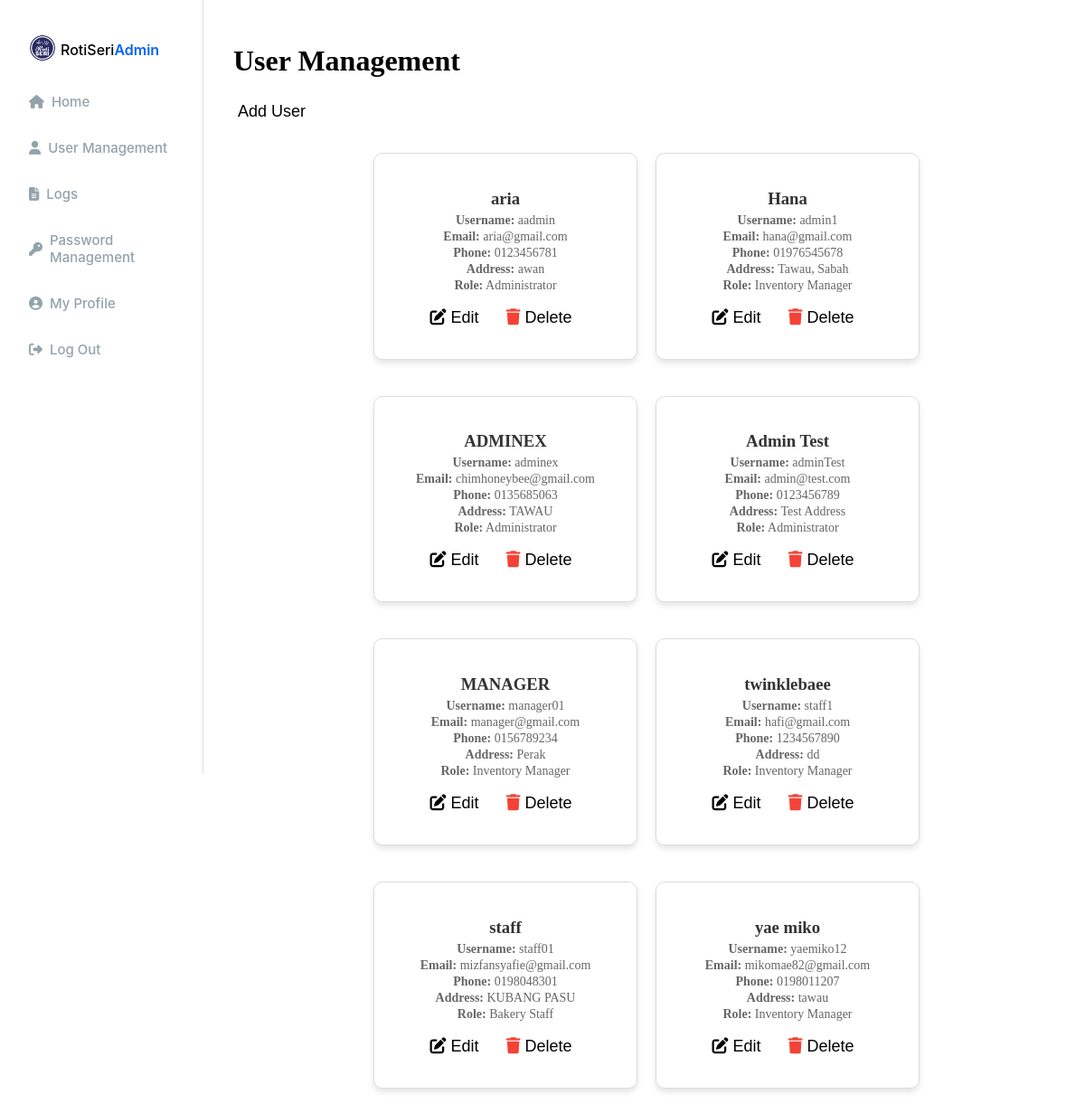
Page /admin_usermanagement.php (signed in) on the committed database.
### tables this page shows
CREATE TABLE `users` (
  `userID` varchar(50) NOT NULL,
  `username` varchar(100) NOT NULL,
  `fullName` varchar(255) NOT NULL,
  `email` varchar(255) NOT NULL,
  `phoneNumber` varchar(20) NOT NULL,
  `address` text NOT NULL,
  `password` varchar(255) NOT NULL,
  `role` enum('Administrator','Inventory Manager','Bakery Staff') NOT NULL,
  `created_at` timestamp NOT NULL DEFAULT current_timestamp()
);

### admin_usermanagement.php (the view, shortened to what this page needs)
<?php
include 'db_connection.php';
$sql_users = "SELECT userID, fullName, username, email, phoneNumber, address, role FROM users";
$result_users = $conn->query($sql_users);
?>
<!DOCTYPE html>
<html lang="en">
<head>
    <link rel="stylesheet" href="admin_dashboard.css">
    <link rel="stylesheet" href="sidebar.css">
    <link rel="stylesheet" href="admin_usermanagement.css">
    <link rel="stylesheet" href="https://cdnjs.cloudflare.com/ajax/libs/font-awesome/6.5.1/css/all.min.css">
</head>
<body>
    <div class="sidebar-container">
        <div class="header-section">
            <div class="company-logo">
                <img src="image/icon/logo.png" class="logo-icon" alt="Company Logo">
                <div class="company-text">
                    <span class="company-name">RotiSeri</span>
                    <span class="company-name2">Admin</span>
                </div>
            </div>
            <nav class="nav-container">
                <a href="admin_dashboard.php" class="nav-item">
                    <i class="fas fa-home"></i>
                    <div class="nav-text">Home</div>
                </a>
                <a href="admin_usermanagement.php" class="nav-item active">
                    <i class="fa fa-user"></i>
                    <div class="nav-text">User Management</div>
                </a>
                <a href="logs.php" class="nav-item">
                    <i class="fas fa-file-alt"></i>
                    <div class="nav-text">Logs</div>
                </a>
                <a href="admin_passmanagement.php" class="nav-item">
                    <i class="fas fa-key"></i>
                    <div class="nav-text">Password Management</div>
                </a>
                <a href="profile.php" class="nav-item">
                    <i class="fas fa-user-circle"></i>
                    <div class="nav-text">My Profile</div>
                </a>
                <a href="logout.php" class="nav-item">
                    <i class="fas fa-sign-out-alt"></i>
                    <div class="nav-text">Log Out</div>
                </a>
            </nav>
        </div>
    </div>
    <div class="main-content">
        <div class="dashboard-header">
            <h1>User Management</h1>
        </div>
        <div class="user-actions">
            <button id="addUserBtn">Add User</button>
        </div>
<div class="user-container" id="userCardsContainer">
    <?php while ($row = $result_users->fetch_assoc()) { ?>
        <div class="user-card">
            <div class="user-info">
                <h3><?php echo htmlspecialchars($row['fullName']); ?></h3>
                <p><strong>Username:</strong> <?php echo htmlspecialchars($row['username']); ?></p>
                <p><strong>Email:</strong> <?php echo htmlspecialchars($row['email']); ?></p>
                <p><strong>Phone:</strong> <?php echo htmlspecialchars($row['phoneNumber']); ?></p>
                <p><strong>Address:</strong> <?php echo htmlspecialchars($row['address']); ?></p>
                <p><strong>Role:</strong> <?php echo htmlspecialchars($row['role']); ?></p>
            </div>
            <div class="user-actions">
                <button class="edit-btn" data-id="<?php echo $row['userID']; ?>" title="Edit User">
                    <i class="fas fa-edit"></i> Edit
                </button>
                <button class="delete-btn" data-id="<?php echo $row['userID']; ?>" title="Delete User">
                    <i class="fas fa-trash"></i> Delete
                </button>
                    </div>
                </div>
            <?php } ?>
        </div>
    </div>
</body>
</html>

### admin_dashboard.css (style rules this page uses)
.main-content { margin-left: 230px; padding: 20px; z-index: 1; }
.dashboard-header { margin-bottom: 20px; }
.user-actions { margin-bottom: 10px; }
.user-actions button { padding: 10px 20px; background-color: #ffffff; color: rgb(0, 0, 0); border: 2px solid #93A3AB; margin-right: 10px; cursor: pointer; font-size: 14px; border-radius: 8px; }
.user-card { background: #fff; border: 1px solid #ddd; padding: 20px; border-radius: 8px; width: calc(25% - 15px); box-shadow: 0 2px 4px rgba(0, 0, 0, 0.1); position: relative; margin-bottom: 20px; }

### sidebar.css (style rules this page uses)
.sidebar-container { justify-content: space-between; background: var(--Main-White, #fff); display: flex; flex-grow: 1; flex-direction: column; width: 160px; height: 100vh; position: fixed; left: 0; top: 0; border-right: 1px solid #ddd; padding: 28px 32px; flex-shrink: 0; z-index: 0; }
.header-section { display: flex; flex-direction: column; width: 100%; justify-content: start; }
.company-logo { display: flex; width: 180px; max-width: 100%; align-items: center; gap: 5px; justify-content: start; padding-top: 10px; }
.logo-icon { width: 30px; height: 30px; object-fit: contain; }
.company-text { display: flex; flex-direction: row; }
.company-name { font: 500 15px 'Inter', sans-serif; font-size: medium; padding-top: 3px; }
.company-name2 { font: 600 15px 'Inter', sans-serif; font-size: medium; color: rgba(5, 97, 252, 1); padding-top: 3px; }
.nav-container { display: flex; margin-top: 35px; flex-direction: column; color: rgba(147, 163, 171, 1); font: 500 15px 'Inter', sans-serif; }
.nav-item { display: flex; align-items: center; gap: 8px; margin-top: 32px; cursor: pointer; color: #93A3AB; text-decoration: none; }
.nav-item:first-child { margin-top: 0; }

### admin_usermanagement.css (style rules this page uses)
.user-container { display: flex; flex-wrap: wrap; gap: 20px; justify-content: center; padding: 20px; }
.user-card { background: #fff; padding: 20px; width: 250px; border-radius: 10px; box-shadow: 0px 4px 6px rgba(0, 0, 0, 0.1); display: flex; flex-direction: column; align-items: center; text-align: center; }
.user-info h3 { color: #333; margin-bottom: 5px; }
.user-info p { color: #666; font-size: 14px; margin: 2px 0; }
.user-actions { display: flex; gap: 10px; margin-top: 10px; }
.user-actions button { background: none; border: none; cursor: pointer; font-size: 18px; padding: 5px; transition: 0.3s ease; }
.user-actions .delete-btn i { color: #F44336; }

### rows in the picture
users: fullName "aria", username "aadmin", email "aria@gmail.com", phoneNumber "0123456781", address "awan", role "Administrator"
users: fullName "Hana", username "admin1", email "hana@gmail.com", phoneNumber "01976545678", address "Tawau, Sabah", role "Inventory Manager"
users: fullName "ADMINEX", username "adminex", email "chimhoneybee@gmail.com", phoneNumber "0135685063", address "TAWAU", role "Administrator"
users: fullName "Admin Test", username "adminTest", email "admin@test.com", phoneNumber "0123456789", address "Test Address", role "Administrator"
users: fullName "MANAGER", username "manager01", email "manager@gmail.com", phoneNumber "0156789234", address "Perak", role "Inventory Manager"
users: fullName "twinklebaee", username "staff1", email "hafi@gmail.com", phoneNumber "1234567890", address "dd", role "Inventory Manager"
users: fullName "staff", username "staff01", email "mizfansyafie@gmail.com", phoneNumber "0198048301", address "KUBANG PASU", role "Bakery Staff"
users: fullName "yae miko", username "yaemiko12", email "mikomae82@gmail.com", phoneNumber "0198011207", address "tawau", role "Inventory Manager"
